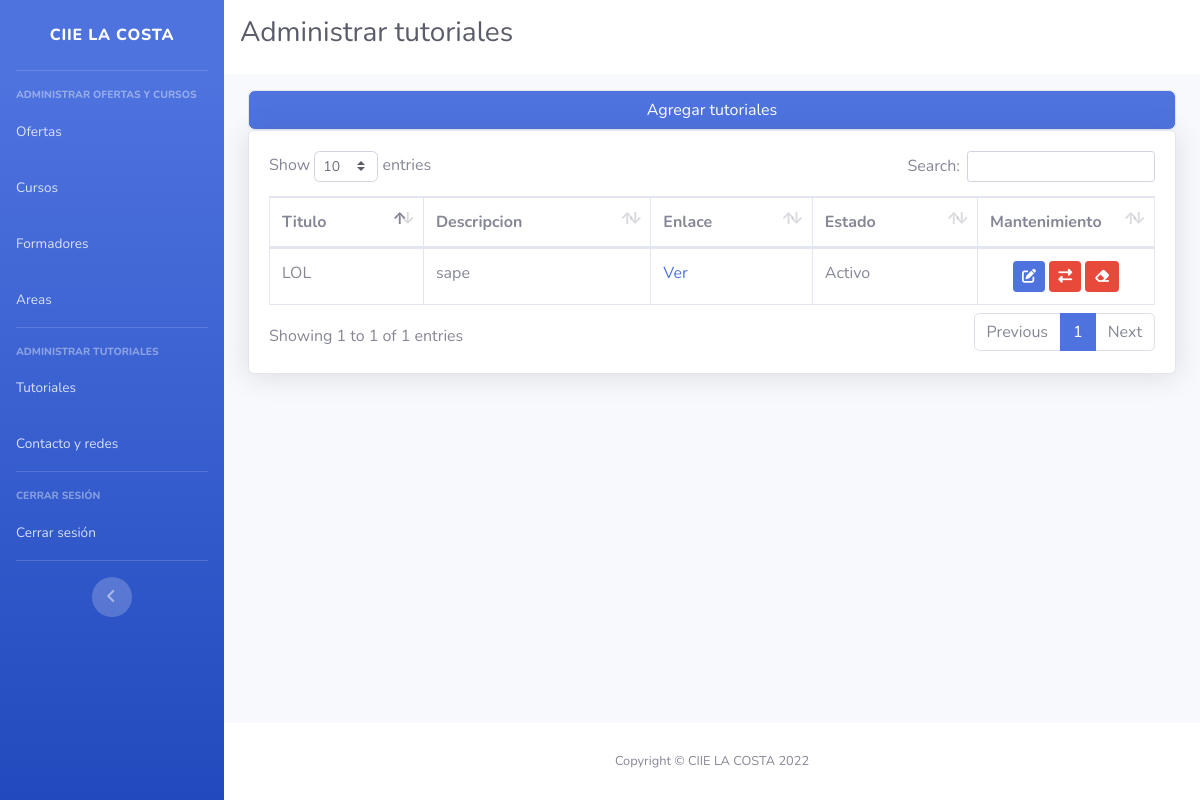
The app's page /admin/administrarTutoriales.php (signed in) with its own data.
### tables this page shows
CREATE TABLE `tutoriales` (
  `id` int(11) NOT NULL,
  `url` varchar(150) NOT NULL,
  `titulo` varchar(100) NOT NULL,
  `des` varchar(150) NOT NULL,
  `estado` int(1) NOT NULL,
  `eliminado` int(1) NOT NULL
);

### admin/administrarTutoriales.php (the view, shortened to what this page needs)
<!DOCTYPE html>
<html lang="es">
<head>
    <link href="vendor/fontawesome-free/css/all.min.css" rel="stylesheet" type="text/css">
        <link rel="stylesheet" href="https://cdnjs.cloudflare.com/ajax/libs/font-awesome/6.2.0/css/all.min.css" />
    <link href="css/sb-admin-2.min.css" rel="stylesheet">
    <link href="vendor/datatables/dataTables.bootstrap4.min.css" rel="stylesheet">
</head>
<body id="page-top">
    <div id="wrapper">
        <?php include("modulos/sidebar.php") ?>
        <div id="content-wrapper" class="d-flex flex-column">
            <div id="content">
                <div class="row m-0 mb-3" style="background-color:#fff">
                    <h1 class="pl-3 pt-3 h3 mb-4 text-gray-800">Administrar tutoriales</h1>
                </div>
                <div class="container-fluid">
                    <div class="accordion" id="accordionExample">
                        <div class="card">
                            <div class="card-header p-0" id="headingOne">
                                <h2 class="mb-0">
                                <button class="btn btn-primary btn-block text-center" type="button" data-toggle="collapse" data-target="#collapseOne" aria-expanded="true" aria-controls="collapseOne">
                                Agregar tutoriales
                                </button>
                                </h2>
                            </div>
                        </div>
                    </div>
                    <div class="card shadow mb-4">
                        <div class="card-body">
                            <div class="table-responsive">
                                <table class="table table-bordered" id="dataTable" width="100%" cellspacing="0">
                                    <thead>
                                        <tr>
                                            <th>Titulo</th>
                                            <th>Descripcion</th>
                                            <th>Enlace</th>
                                            <th>Estado</th>
                                            <th>Mantenimiento</th>
                                        </tr>
                                    </thead>
                                    <tbody>
                                        <?php
                                            include('../connection.php');
                                            $query = "SELECT * FROM `tutoriales` WHERE `eliminado` = 0";
                                            $result = mysqli_query($connection, $query);
                                            if($result) {
                                                    foreach($result as $row) {
                                                        $id = $row['id'];
                                                        $estado = $row['estado'];
                                                        if($estado == 0){
                                                            $estadoE = "Activo";
                                                        } else {
                                                            $estadoE = "Desactivado";
                                                        }
                                                        echo
                                                        '
                                                            <tr>
                                                                <td>'.$row["titulo"].'</td>
                                                                <td>'.$row["des"].'</td>
                                                                <td><a href='.$row["url"].' target="_blank">Ver</a></td>
                                                                <td>'.$estadoE.'</td>
                                                                <td width="20%" class="text-center"><button class="btn btn-sm btn-primary" title="Editar datos" data-toggle="modal" data-id="'.$id.'" id="editarBtnT"><i class="fa-solid fa-pen-to-square"></i></button> <button class="btn btn-sm btn-danger" title="Editar estado" data-id="'.$id.'" id="estado-adit" data-estado="'.$estado.'"><i class="fa-solid fa-right-left"></i></button> <button class="btn btn-sm btn-danger" title="Eliminar" data-id="'.$id.'" id="elim_tu"><a style="color: white; text-decoration:none"><i class="fa-solid fa-eraser"></i></a></button></td>
                                                            </tr>
                                                            ';
                                                        }
                                                    }
                                                    ?>
                                    </tbody>
                                </table>
                            </div>
                        </div>
                    </div>
                </div>
            </div>
            <?php include('modulos/footer.php'); ?>
        </div>
    </div>
</body>
</html>

### records on screen
tutoriales: titulo "LOL", des "sape", estado "Activo"
